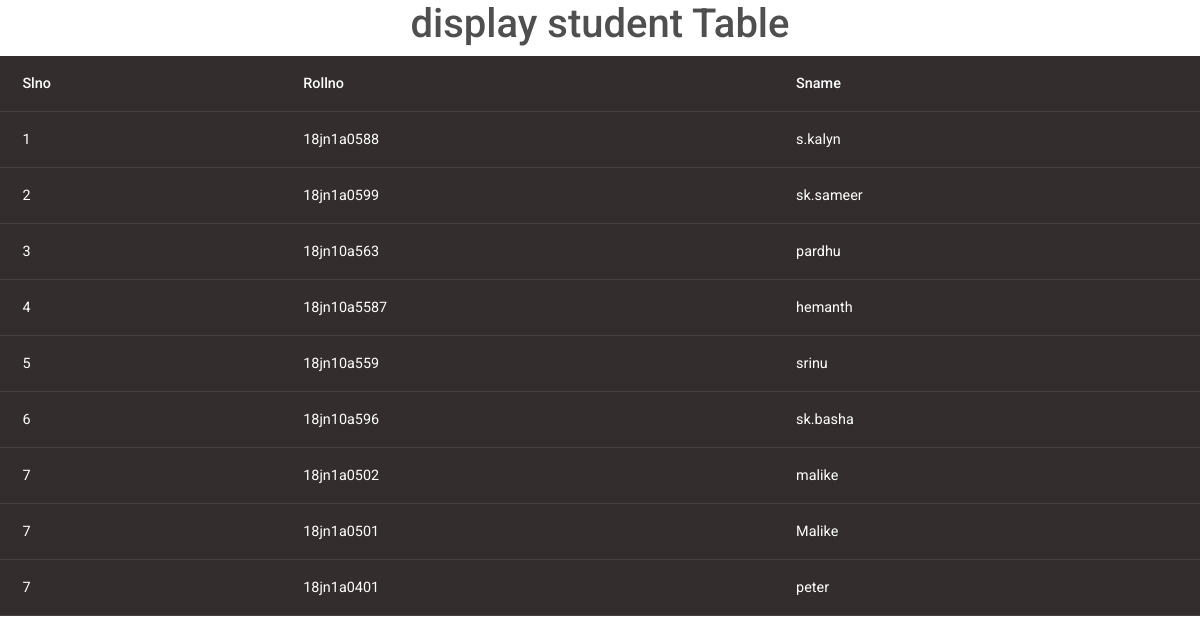
Page /display_student/ on the committed database.
### app/models.py (models this page shows, shortened)
class Student(models.Model):
    slno=models.IntegerField()
    rollno=models.CharField(max_length=15,primary_key=True)
    sname=models.CharField(max_length=25)

### app/views.py (the view)
# urls.py: path('display_student/',display_student,name='display_student'),
def display_student(request):
    LOS=Student.objects.all()
    d={'std':LOS}
    return render(request,'display_student.html',context=d)

### templates/display_student.html (shortened to what this page needs)
{% load static %}
<!DOCTYPE html>
<html lang="en">
<head>
    <link rel="stylesheet" href="{% static 'css/mdb.min.css' %}">
<link
href="https://cdnjs.cloudflare.com/ajax/libs/font-awesome/6.0.0/css/all.min.css"
rel="stylesheet"
/>
<link
href="https://cdnjs.cloudflare.com/ajax/libs/mdb-ui-kit/6.2.0/mdb.min.css"
rel="stylesheet"
/>
</head>
<body>
    <center>
        <h1>display student Table</h1>
        <div >
            <table class="table table-dark ">
                <tr >
                    <th>Slno</th>
                    <th>Rollno</th>
                    <th>Sname</th>
                </tr>
                {% for so in std %}
                    <tr >
                        <td >{{so.slno}}</td>
                        <td>{{so.rollno}}</td>
                        <td>{{so.sname}}</td>
                    </tr>
                {% endfor %}
        </table>
        </div>
    </center>
   </body>
</html>

### rows in the picture
Student: slno "1", rollno "18jn1a0588", sname "s.kalyn"
Student: slno "2", rollno "18jn1a0599", sname "sk.sameer"
Student: slno "3", rollno "18jn10a563", sname "pardhu"
Student: slno "4", rollno "18jn10a5587", sname "hemanth"
Student: slno "5", rollno "18jn10a559", sname "srinu"
Student: slno "6", rollno "18jn10a596", sname "sk.basha"
Student: slno "7", rollno "18jn1a0502", sname "malike"
Student: slno "7", rollno "18jn1a0501", sname "Malike"
Student: slno "7", rollno "18jn1a0401", sname "peter"
